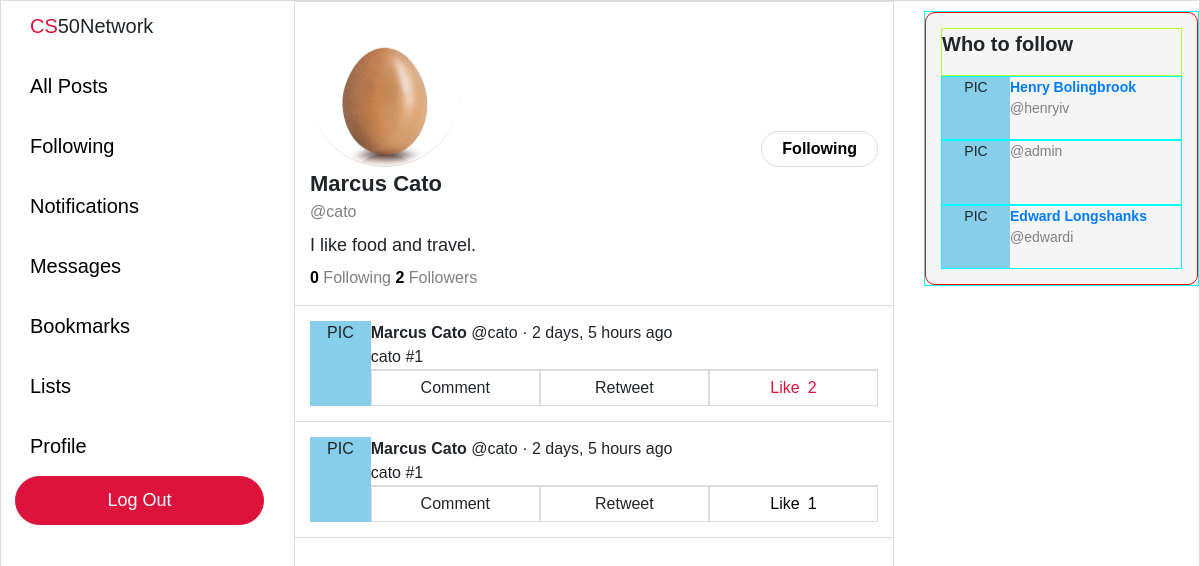
Screenshot of /profile/cato (signed in) with the database file from the repository.
### network/models.py (models this page shows, shortened)
class User(AbstractUser):
    pass

class Post(models.Model):
    user = models.ForeignKey("User", on_delete=models.CASCADE, related_name="posts")
    body = models.TextField(blank=True, max_length=280)
    likes = models.ManyToManyField("User", blank=True, related_name="likes")
    timestamp = models.DateTimeField(auto_now_add=True)
    def get_time(self):
        return humanize.naturaltime(self.timestamp)
    def total_likes(self):
        return self.likes.count()

### network/views.py (the view)
# urls.py: path("profile/<str:username>", views.profile, name="profile"),
def profile(request, username):
    current_user = User.objects.get(username=request.user)
    viewed_user = User.objects.get(username=username)
    viewed_user_posts = viewed_user.posts.all().order_by('-timestamp')
    viewed_following = viewed_user.following.all()
    viewed_followers = viewed_user.followers.all()
    currently_followed = False
    current_following = current_user.following.all()
    for followed in current_following:
        if viewed_user == followed.following:
            currently_followed = True
            break
    context = {
        "currently_followed": currently_followed,
        "following_count": viewed_following.count(),
        "follower_count": viewed_followers.count(),
        "recommend_follow": recommend_follow(request),
        "viewed_user": viewed_user,
        "viewed_user_posts": viewed_user_posts,
    }
    return render(request, "network/profile.html", context)

### network/views.py (called while the page is built)
def recommend_follow(request):
    current_user = User.objects.get(username=request.user)
    not_following = User.objects.exclude(
        followers__user=current_user
    ).exclude(username=current_user)
    if len(not_following) > 3:
        sample_size = 3
    else:
        sample_size = len(not_following)
    not_following = random.sample(list(not_following), sample_size)
    return not_following

### network/templates/network/profile.html (shortened to what this page needs)
{% extends "network/layout.html" %}
{% load static %}
{% block body %}
    {% if user.is_authenticated %}
    <div class="profile-container">
        <div class="profile-top">
            <div class="image-container">
                <img src="{% static 'images/default-profile.jpeg' %}">
            </div>
            {% if request.user.username != viewed_user.username %}
                {% if currently_followed == False %}
                <div class="follow-button-container">
                    <button class="toggle-follow-button" id="follow" title="Follow" value="{{ viewed_user.username }}">Follow</button>
                </div>
                {% else %}
                <div class="follow-button-container">
                    <button class="toggle-follow-button" id="unfollow" title="Unfollow" value="{{ viewed_user.username }}">Following</button>
                </div>
                {% endif %}
            {% endif %}
        </div>
        <div class="profile-bio-container">
            <div style="font-size: 22px"><strong>{{ viewed_user.first_name }} {{ viewed_user.last_name }}</strong></div>
            <div style="font-size: 16px; color: gray">@{{ viewed_user.username }}</div>
            <div class="profile-bio">
                I like food and travel.
            </div>
        </div>
        <div class="profile-following">
            <span class="following-count">{{ following_count }}</span> Following <span class="follower-count">{{ follower_count }}</span> Followers
        </div>
    </div>
    {% for post in viewed_user_posts %}
    <div class="post-outer-container">
        <div class="post-container">
            <div class="profile-pic">
                PIC
            </div>
            <div class="post-body-container">
                <div class="post-body-top">
                    <div>
                        <b>{{ post.user.first_name }} {{ post.user.last_name }}</b> @{{ post.user.username }}</a> · {{ post.get_time }}
                    </div>
                </div>
                <div class="post-body">
                    {{ post.body }}
                </div>
                {% if user.is_authenticated %}
                <div class="post-options">
                    <li>Comment</li>
                    <li>Retweet</li>
                    {% if request.user in post.likes.all %}
                    <li class="like-container" id="liked" title="Unlike" value="{{ post.id }}">
                        <div class="like">Like</div>
                            <div class="like-count">{{ post.total_likes }}</div>
                    </li>
                    {% else %}
                    <li class="like-container" id="not-liked" title="Like" value="{{ post.id }}">
                        <div class="like">Like</div>
                            <div class="like-count">{{ post.total_likes }}</div>
                    </li>
                    {% endif %}
                </div>
                {% endif %}
            </div>
        </div>
    </div>
    {% endfor %}
    {% endif %}
{% endblock %}

### network/templates/network/layout.html (shortened to what this page needs)
{% load static %}
<!DOCTYPE html>
<html lang="en">
    <head>
        <link rel="stylesheet" href="https://stackpath.bootstrapcdn.com/bootstrap/4.4.1/css/bootstrap.min.css">
        <link href="{% static 'network/styles.css' %}" rel="stylesheet">
    </head>
    <body>
        <div class="left-pane">
            <nav class="navigation-bar">
                    <div class="logo">
                        <div><span style="color: crimson">CS</span>50Network</div>
                    </div>
                    <div class="navigation-item-container">
                        <div class="navigation-item">
                            <a class="navigation-link" href="{% url 'index' %}">All Posts</a>
                        </div>
                    </div>
                    {% if user.is_authenticated %}
                    <div class="navigation-item-container">
                        <div class="navigation-item">
                            <a class="navigation-link" href="{% url 'following' %}">Following</a>
                        </div>
                    </div>
                    <div class="navigation-item-container">
                        <div class="navigation-item">
                            <a class="navigation-link" href="#">Notifications</a>
                        </div>
                    </div>
                    <div class="navigation-item-container">
                        <div class="navigation-item">
                            <a class="navigation-link" href="#">Messages</a>
                        </div>
                    </div>
                    <div class="navigation-item-container">
                        <div class="navigation-item">
                            <a class="navigation-link" href="#">Bookmarks</a>
                        </div>
                    </div>
                    <div class="navigation-item-container">
                        <div class="navigation-item">
                            <a class="navigation-link" href="#">Lists</a>
                        </div>
                    </div>
                    <div class="navigation-item-container">
                        <div class="navigation-item">
                            <a class="navigation-link" href="/profile/{{ request.user }}">Profile</a>
                        </div>
                    </div>
                    {% endif %}
                    {% if user.is_authenticated %}
                    <div class="logout">
                        <a class="navigation-link" href="{% url 'logout' %}">Log Out</a>
                    </div>
                    {% endif %}
            </nav>
        </div>
        <div class="body">
            {% block body %}
            {% endblock %}
        </div>
        <div class="right-pane">
            {% if user.is_authenticated %}
            <div class="who-to-follow-container">
                <div class="who-to-follow">
                        <p>Who to follow</p>
                        {% for user in recommend_follow %}
                        <div class="recommend-follow">
                            <div class="profile-pic">
                                PIC
                            </div>
                            <div class="recommend-user">
                                <a href="/profile/{{ user.username }}"><div>{{ user.first_name }} {{ user.last_name }}</div></a>
                                <div>@{{ user.username }}</div>
                            </div>
                        </div>
                        {% endfor %}
                </div>
            </div>
            {% endif %}
        </div>
    </body>
</html>

### network/static/network/styles.css (style rules this page uses)
body { border: 1px solid gainsboro; display: grid; font-family: Arial, Helvetica, sans-serif; font-size: 18px; grid-template-columns: 2fr minmax(400px, 600px) 2fr; grid-template-rows: 1fr; height: 100vh; width: 100vw; overflow: hidden; }
.navigation-bar { font-size: 20px; margin-top: 10px; margin-left: auto; margin-right: 30px; max-width: 250px; width: 85%; }
.logo { cursor: default; padding-left: 15px; padding-bottom: 15px; }
.navigation-item-container { display: block; }
.navigation-item a { border-radius: 25px; display: inline-block; margin: 5px 0 5px 0; padding: 10px 15px 10px 15px; transition: background-color 0.15s linear; }
.navigation-link { color: black; }
.logout .navigation-link, .register .navigation-link { color: white; font-size: 18px; }
.logout a, .register a { background-color: crimson; border: 1px solid crimson; border-radius: 25px; display: flex; justify-content: center; padding: 10px 0 10px 0; transition: filter 0.25s }
.body { border-left: 1px solid gainsboro; border-right: 1px solid gainsboro; overflow: scroll; width: 100%; }
.post-outer-container { border-bottom: 1px solid gainsboro; padding: 15px; }
.post-container { background-color: white; display: flex; font-size: 16px; height: auto; width: 100%; }
.profile-pic { text-align: center; width: 68px; background-color: skyblue; }
.post-body-container { width: 100%; }
.post-body-top { display: flex; justify-content: space-between; }
.post-options { border-top: 1px solid gainsboro; display: flex; justify-content: space-around; }
.post-options li { border: 1px solid gainsboro; list-style: none; padding: 5px 0 5px 0; text-align: center; width: 100%; }
.like-container { display: flex; justify-content: center; }
.like { margin-right: 4px; }
.like-count { margin-left: 4px; }
#liked { color: crimson; }
#not-liked { color: black; }
.profile-container { padding: 15px; border-top: 1px solid gainsboro; border-bottom: 1px solid gainsboro; }
.profile-top { display: flex; justify-content: space-between; }
.image-container img { border-bottom: 1px solid gainsboro;; border-radius: 100%; height: 150px; width: 150px; }
.follow-button-container { display: block; margin-top: auto; }
#unfollow { background-color: white; border: 1px solid gainsboro; border-radius: 25px; color: black; font-weight: bold; font-size: 16px; padding: 5px 20px 5px 20px; transition: background-color 0.1s ease-in; }
.profile-bio { padding: 7.5px 0 7.5px 0; }
.profile-following { font-size: 16px; color: gray; }
.follower-count, .following-count { font-weight: bold; color: black; }
.right-pane { display: block; justify-content: left; }
.who-to-follow-container { margin-top: 10px; margin-left: 30px; height: 275px; width: 275px; border: 1px solid cyan; }
.who-to-follow { background-color: whitesmoke; border-radius: 10px; padding: 15px; height: 100%; width: 100%; border: 1px solid red; display: grid; grid-template-rows: .25fr 1fr 1fr 1fr; }
.who-to-follow p { border: 1px solid greenyellow; font-size: 20px; font-weight: bold; height: 100%; }
.recommend-follow { border: 1px solid cyan; height: 100%; font-size: 14px; display: flex; }
.recommend-user div:nth-child(1) { font-weight: bold; }
.recommend-user div:nth-child(2) { color: gray; }

### rows the page displays
User: first_name "Marcus", last_name "Cato", username "cato"
Post: user.first_name "Marcus", user.last_name "Cato", user.username "cato", get_time "2 days, 5 hours ago", body "cato #1", total_likes "2"
Post: user.first_name "Marcus", user.last_name "Cato", user.username "cato", get_time "2 days, 5 hours ago", body "cato #1", total_likes "1"
User: first_name "Henry", last_name "Bolingbrook", username "henryiv"
User: username "admin"
User: first_name "Edward", last_name "Longshanks", username "edwardi"

### other values shown
{{ following_count }} "0"
{{ follower_count }} "2"
